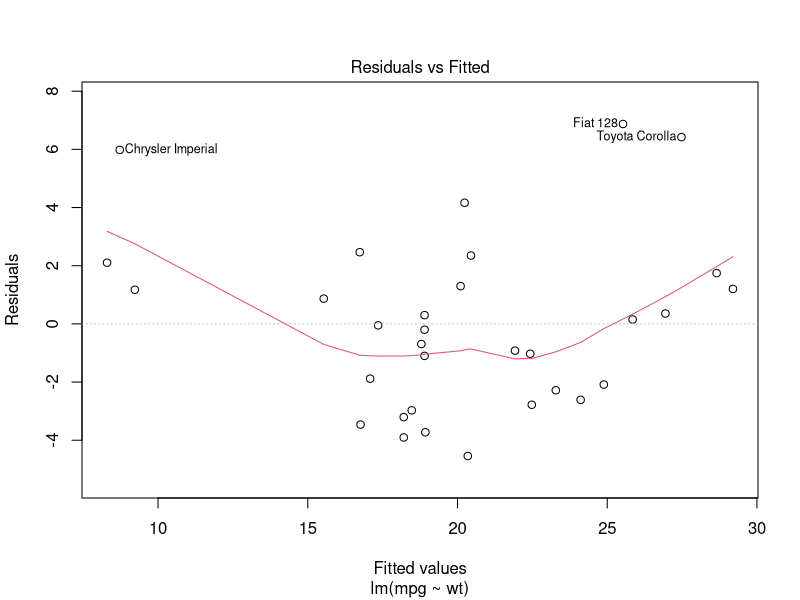
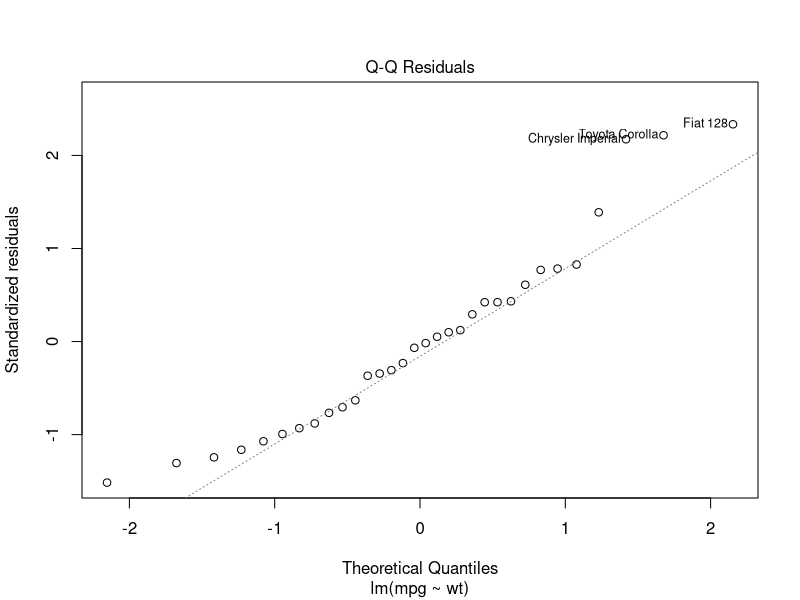
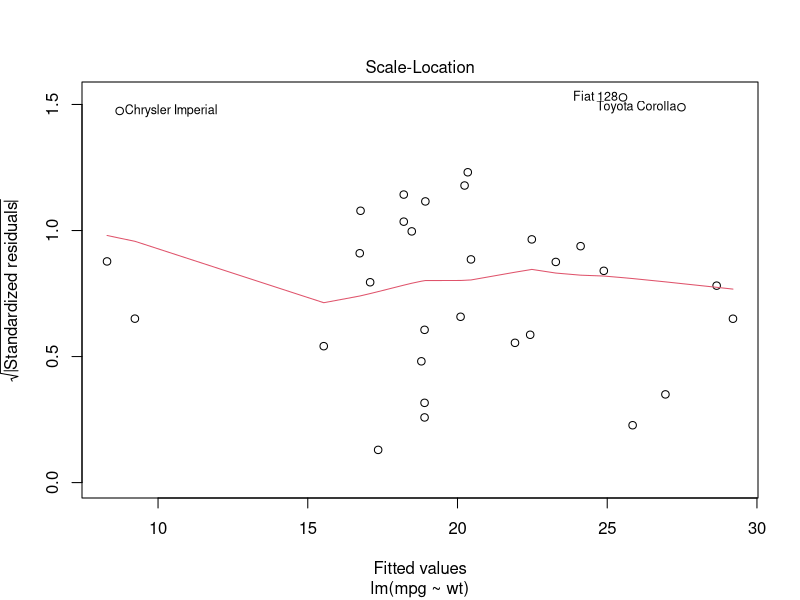
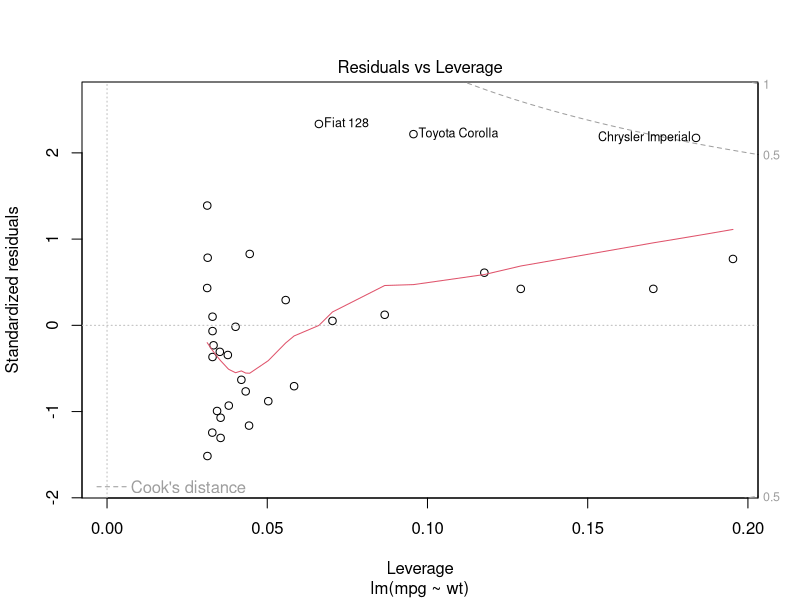
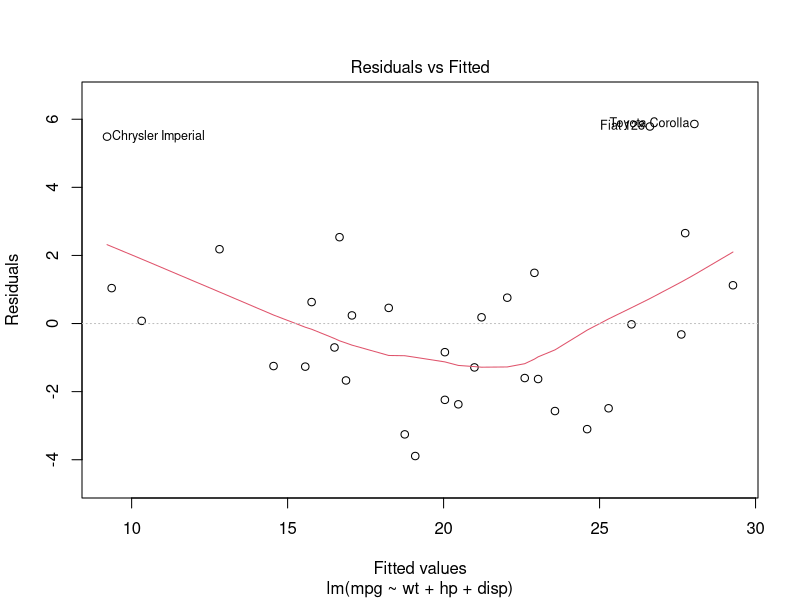
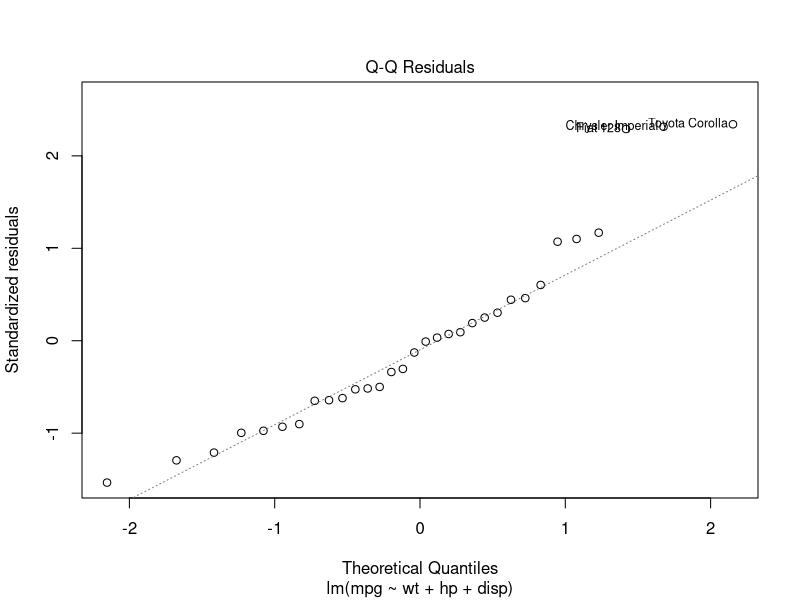
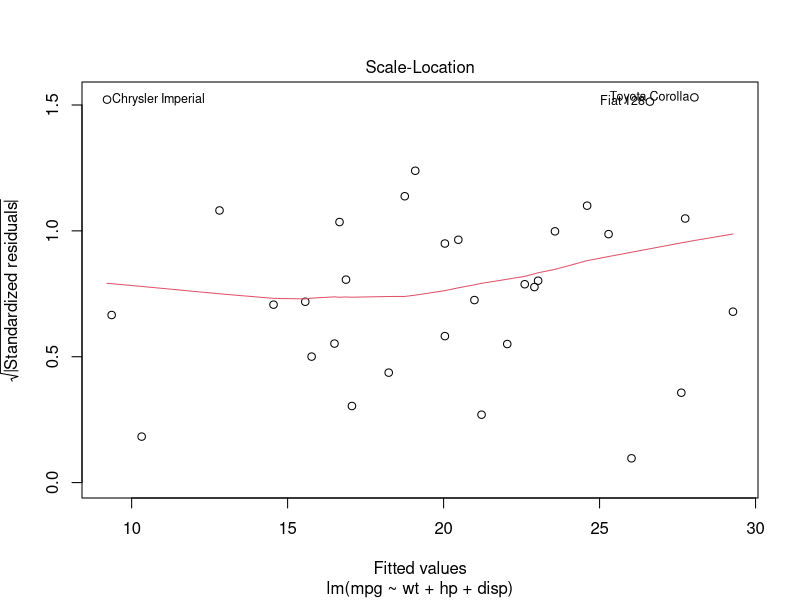
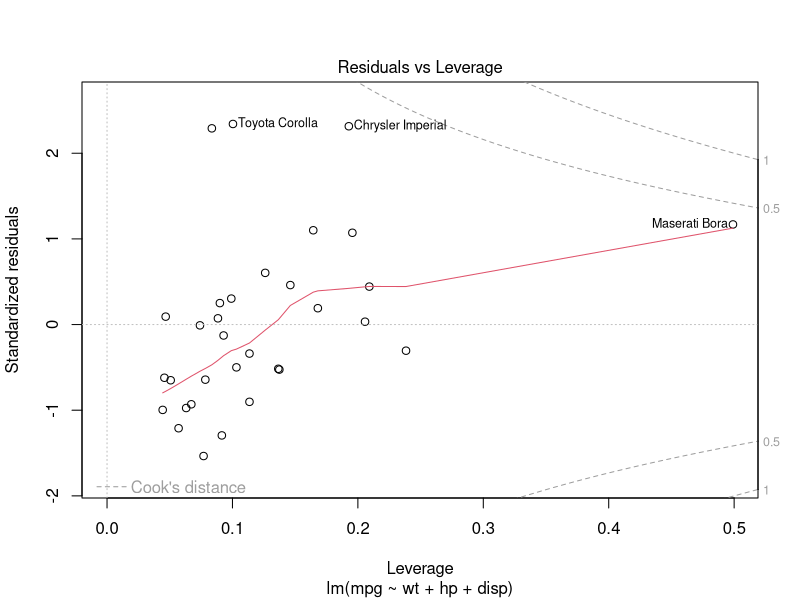

Generate these figures, in order, with R:
install.packages("tidyverse")
install.packages("broom")
library(tidyverse)
library(broom)
df <- mtcars
#data expralatory#dimension
dim(df)
head(df)
str(df)
head(df,n=5) #read only 20 first cars
#model:mpg=w0+w1+wt linearregression model
simple_model <- lm(mpg ~ wt, data = df)
simple_model
summary(simple_model)
#model :w0+w1+w2+hp (now weight and horsepower togetjher ) for multiple linear regression
multi_model <- lm(mpg ~ wt+hp+disp, data = df)
multi_model
summary(multi_model)
plot(simple_model)
plot(multi_model)
# Predict fuel efficiency using horsepower
hp_model <- lm(mpg ~ hp, data = mtcars)
hp_model
summary(hp_model)

plot(mpg ~ hp, data = mtcars,
     main = "Horsepower vs Fuel Efficiency",
     xlab = "Horsepower",
     ylab = "Miles per Gallon")

abline(hp_model, col = "red", lwd = 2)

multiple_model <- lm(mpg ~ hp + wt, data = mtcars)
summary(multiple_model)
